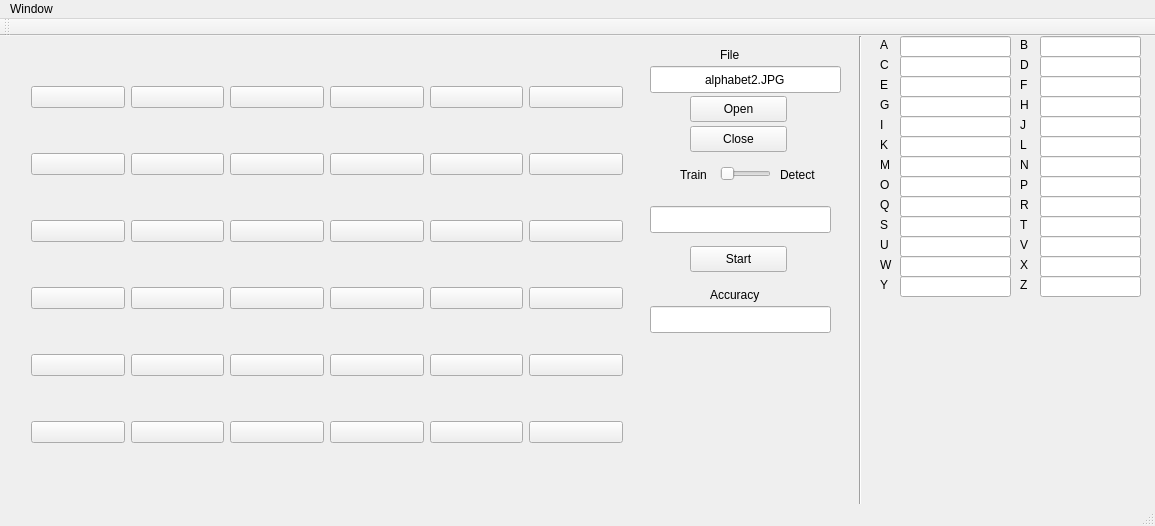
<?xml version="1.0" encoding="UTF-8"?>
<ui version="4.0">
 <class>MainWindow</class>
 <widget class="QMainWindow" name="MainWindow">
  <property name="geometry">
   <rect>
    <x>0</x>
    <y>0</y>
    <width>1155</width>
    <height>526</height>
   </rect>
  </property>
  <property name="windowTitle">
   <string>MainWindow</string>
  </property>
  <widget class="QWidget" name="centralWidget">
   <widget class="QPushButton" name="pushButton">
    <property name="geometry">
     <rect>
      <x>690</x>
      <y>60</y>
      <width>97</width>
      <height>26</height>
     </rect>
    </property>
    <property name="text">
     <string>Open</string>
    </property>
   </widget>
   <widget class="QPushButton" name="pushButton_2">
    <property name="geometry">
     <rect>
      <x>690</x>
      <y>90</y>
      <width>97</width>
      <height>26</height>
     </rect>
    </property>
    <property name="text">
     <string>Close</string>
    </property>
   </widget>
   <widget class="QWidget" name="gridLayoutWidget">
    <property name="geometry">
     <rect>
      <x>20</x>
      <y>0</y>
      <width>614</width>
      <height>461</height>
     </rect>
    </property>
    <layout class="QGridLayout" name="gridLayout" rowstretch="0,0,0,0,0,0" columnstretch="0,0,0,0,0,0">
     <item row="4" column="4">
      <widget class="QPushButton" name="pushButton_32">
       <property name="text">
        <string/>
       </property>
       <property name="iconSize">
        <size>
         <width>50</width>
         <height>50</height>
        </size>
       </property>
       <property name="checkable">
        <bool>true</bool>
       </property>
       <property name="checked">
        <bool>false</bool>
       </property>
      </widget>
     </item>
     <item row="5" column="3">
      <widget class="QPushButton" name="pushButton_37">
       <property name="text">
        <string/>
       </property>
       <property name="iconSize">
        <size>
         <width>50</width>
         <height>50</height>
        </size>
       </property>
       <property name="checkable">
        <bool>true</bool>
       </property>
       <property name="checked">
        <bool>false</bool>
       </property>
      </widget>
     </item>
     <item row="0" column="2">
      <widget class="QPushButton" name="pushButton_6">
       <property name="text">
        <string/>
       </property>
       <property name="iconSize">
        <size>
         <width>50</width>
         <height>50</height>
        </size>
       </property>
       <property name="checkable">
        <bool>true</bool>
       </property>
       <property name="checked">
        <bool>false</bool>
       </property>
      </widget>
     </item>
     <item row="3" column="0">
      <widget class="QPushButton" name="pushButton_22">
       <property name="text">
        <string/>
       </property>
       <property name="iconSize">
        <size>
         <width>50</width>
         <height>50</height>
        </size>
       </property>
       <property name="checkable">
        <bool>true</bool>
       </property>
       <property name="checked">
        <bool>false</bool>
       </property>
      </widget>
     </item>
     <item row="1" column="4">
      <widget class="QPushButton" name="pushButton_14">
       <property name="text">
        <string/>
       </property>
       <property name="iconSize">
        <size>
         <width>50</width>
         <height>50</height>
        </size>
       </property>
       <property name="checkable">
        <bool>true</bool>
       </property>
       <property name="checked">
        <bool>false</bool>
       </property>
      </widget>
     </item>
     <item row="1" column="1">
      <widget class="QPushButton" name="pushButton_11">
       <property name="text">
        <string/>
       </property>
       <property name="iconSize">
        <size>
         <width>50</width>
         <height>50</height>
        </size>
       </property>
       <property name="checkable">
        <bool>true</bool>
       </property>
       <property name="checked">
        <bool>false</bool>
       </property>
      </widget>
     </item>
     <item row="0" column="0">
      <widget class="QPushButton" name="pushButton_4">
       <property name="text">
        <string/>
       </property>
       <property name="iconSize">
        <size>
         <width>50</width>
         <height>50</height>
        </size>
       </property>
       <property name="checkable">
        <bool>true</bool>
       </property>
       <property name="checked">
        <bool>false</bool>
       </property>
      </widget>
     </item>
     <item row="2" column="2">
      <widget class="QPushButton" name="pushButton_18">
       <property name="text">
        <string/>
       </property>
       <property name="iconSize">
        <size>
         <width>50</width>
         <height>50</height>
        </size>
       </property>
       <property name="checkable">
        <bool>true</bool>
       </property>
       <property name="checked">
        <bool>false</bool>
       </property>
      </widget>
     </item>
     <item row="2" column="4">
      <widget class="QPushButton" name="pushButton_20">
       <property name="text">
        <string/>
       </property>
       <property name="iconSize">
        <size>
         <width>50</width>
         <height>50</height>
        </size>
       </property>
       <property name="checkable">
        <bool>true</bool>
       </property>
       <property name="checked">
        <bool>false</bool>
       </property>
      </widget>
     </item>
     <item row="1" column="5">
      <widget class="QPushButton" name="pushButton_15">
       <property name="text">
        <string/>
       </property>
       <property name="iconSize">
        <size>
         <width>50</width>
         <height>50</height>
        </size>
       </property>
       <property name="checkable">
        <bool>true</bool>
       </property>
       <property name="checked">
        <bool>false</bool>
       </property>
      </widget>
     </item>
     <item row="0" column="3">
      <widget class="QPushButton" name="pushButton_7">
       <property name="text">
        <string/>
       </property>
       <property name="iconSize">
        <size>
         <width>50</width>
         <height>50</height>
        </size>
       </property>
       <property name="checkable">
        <bool>true</bool>
       </property>
       <property name="checked">
        <bool>false</bool>
       </property>
      </widget>
     </item>
     <item row="1" column="0">
      <widget class="QPushButton" name="pushButton_10">
       <property name="text">
        <string/>
       </property>
       <property name="iconSize">
        <size>
         <width>50</width>
         <height>50</height>
        </size>
       </property>
       <property name="checkable">
        <bool>true</bool>
       </property>
       <property name="checked">
        <bool>false</bool>
       </property>
      </widget>
     </item>
     <item row="0" column="5">
      <widget class="QPushButton" name="pushButton_9">
       <property name="text">
        <string/>
       </property>
       <property name="iconSize">
        <size>
         <width>50</width>
         <height>50</height>
        </size>
       </property>
       <property name="checkable">
        <bool>true</bool>
       </property>
       <property name="checked">
        <bool>false</bool>
       </property>
      </widget>
     </item>
     <item row="1" column="3">
      <widget class="QPushButton" name="pushButton_13">
       <property name="text">
        <string/>
       </property>
       <property name="iconSize">
        <size>
         <width>50</width>
         <height>50</height>
        </size>
       </property>
       <property name="checkable">
        <bool>true</bool>
       </property>
       <property name="checked">
        <bool>false</bool>
       </property>
      </widget>
     </item>
     <item row="5" column="1">
      <widget class="QPushButton" name="pushButton_35">
       <property name="text">
        <string/>
       </property>
       <property name="iconSize">
        <size>
         <width>50</width>
         <height>50</height>
        </size>
       </property>
       <property name="checkable">
        <bool>true</bool>
       </property>
       <property name="checked">
        <bool>false</bool>
       </property>
      </widget>
     </item>
     <item row="3" column="4">
      <widget class="QPushButton" name="pushButton_26">
       <property name="text">
        <string/>
       </property>
       <property name="iconSize">
        <size>
         <width>50</width>
         <height>50</height>
        </size>
       </property>
       <property name="checkable">
        <bool>true</bool>
       </property>
       <property name="checked">
        <bool>false</bool>
       </property>
      </widget>
     </item>
     <item row="3" column="2">
      <widget class="QPushButton" name="pushButton_24">
       <property name="text">
        <string/>
       </property>
       <property name="iconSize">
        <size>
         <width>50</width>
         <height>50</height>
        </size>
       </property>
       <property name="checkable">
        <bool>true</bool>
       </property>
       <property name="checked">
        <bool>false</bool>
       </property>
      </widget>
     </item>
     <item row="0" column="4">
      <widget class="QPushButton" name="pushButton_8">
       <property name="text">
        <string/>
       </property>
       <property name="iconSize">
        <size>
         <width>50</width>
         <height>50</height>
        </size>
       </property>
       <property name="checkable">
        <bool>true</bool>
       </property>
       <property name="checked">
        <bool>false</bool>
       </property>
      </widget>
     </item>
     <item row="0" column="1">
      <widget class="QPushButton" name="pushButton_5">
       <property name="text">
        <string/>
       </property>
       <property name="iconSize">
        <size>
         <width>50</width>
         <height>50</height>
        </size>
       </property>
       <property name="checkable">
        <bool>true</bool>
       </property>
       <property name="checked">
        <bool>false</bool>
       </property>
      </widget>
     </item>
     <item row="4" column="5">
      <widget class="QPushButton" name="pushButton_33">
       <property name="text">
        <string/>
       </property>
       <property name="iconSize">
        <size>
         <width>50</width>
         <height>50</height>
        </size>
       </property>
       <property name="checkable">
        <bool>true</bool>
       </property>
       <property name="checked">
        <bool>false</bool>
       </property>
      </widget>
     </item>
     <item row="5" column="0">
      <widget class="QPushButton" name="pushButton_34">
       <property name="text">
        <string/>
       </property>
       <property name="iconSize">
        <size>
         <width>50</width>
         <height>50</height>
        </size>
       </property>
       <property name="checkable">
        <bool>true</bool>
       </property>
       <property name="checked">
        <bool>false</bool>
       </property>
      </widget>
     </item>
     <item row="4" column="0">
      <widget class="QPushButton" name="pushButton_28">
       <property name="text">
        <string/>
       </property>
       <property name="iconSize">
        <size>
         <width>50</width>
         <height>50</height>
        </size>
       </property>
       <property name="checkable">
        <bool>true</bool>
       </property>
       <property name="checked">
        <bool>false</bool>
       </property>
      </widget>
     </item>
     <item row="2" column="0">
      <widget class="QPushButton" name="pushButton_16">
       <property name="text">
        <string/>
       </property>
       <property name="iconSize">
        <size>
         <width>50</width>
         <height>50</height>
        </size>
       </property>
       <property name="checkable">
        <bool>true</bool>
       </property>
       <property name="checked">
        <bool>false</bool>
       </property>
      </widget>
     </item>
     <item row="3" column="3">
      <widget class="QPushButton" name="pushButton_25">
       <property name="text">
        <string/>
       </property>
       <property name="iconSize">
        <size>
         <width>50</width>
         <height>50</height>
        </size>
       </property>
       <property name="checkable">
        <bool>true</bool>
       </property>
       <property name="checked">
        <bool>false</bool>
       </property>
      </widget>
     </item>
     <item row="3" column="5">
      <widget class="QPushButton" name="pushButton_27">
       <property name="text">
        <string/>
       </property>
       <property name="iconSize">
        <size>
         <width>50</width>
         <height>50</height>
        </size>
       </property>
       <property name="checkable">
        <bool>true</bool>
       </property>
       <property name="checked">
        <bool>false</bool>
       </property>
      </widget>
     </item>
     <item row="4" column="3">
      <widget class="QPushButton" name="pushButton_31">
       <property name="text">
        <string/>
       </property>
       <property name="iconSize">
        <size>
         <width>50</width>
         <height>50</height>
        </size>
       </property>
       <property name="checkable">
        <bool>true</bool>
       </property>
       <property name="checked">
        <bool>false</bool>
       </property>
      </widget>
     </item>
     <item row="2" column="3">
      <widget class="QPushButton" name="pushButton_19">
       <property name="text">
        <string/>
       </property>
       <property name="iconSize">
        <size>
         <width>50</width>
         <height>50</height>
        </size>
       </property>
       <property name="checkable">
        <bool>true</bool>
       </property>
       <property name="checked">
        <bool>false</bool>
       </property>
      </widget>
     </item>
     <item row="2" column="1">
      <widget class="QPushButton" name="pushButton_17">
       <property name="text">
        <string/>
       </property>
       <property name="iconSize">
        <size>
         <width>50</width>
         <height>50</height>
        </size>
       </property>
       <property name="checkable">
        <bool>true</bool>
       </property>
       <property name="checked">
        <bool>false</bool>
       </property>
      </widget>
     </item>
     <item row="5" column="2">
      <widget class="QPushButton" name="pushButton_36">
       <property name="text">
        <string/>
       </property>
       <property name="iconSize">
        <size>
         <width>50</width>
         <height>50</height>
        </size>
       </property>
       <property name="checkable">
        <bool>true</bool>
       </property>
       <property name="checked">
        <bool>false</bool>
       </property>
      </widget>
     </item>
     <item row="1" column="2">
      <widget class="QPushButton" name="pushButton_12">
       <property name="text">
        <string/>
       </property>
       <property name="iconSize">
        <size>
         <width>50</width>
         <height>50</height>
        </size>
       </property>
       <property name="checkable">
        <bool>true</bool>
       </property>
       <property name="checked">
        <bool>false</bool>
       </property>
      </widget>
     </item>
     <item row="5" column="4">
      <widget class="QPushButton" name="pushButton_38">
       <property name="text">
        <string/>
       </property>
       <property name="iconSize">
        <size>
         <width>50</width>
         <height>50</height>
        </size>
       </property>
       <property name="checkable">
        <bool>true</bool>
       </property>
       <property name="checked">
        <bool>false</bool>
       </property>
      </widget>
     </item>
     <item row="5" column="5">
      <widget class="QPushButton" name="pushButton_39">
       <property name="text">
        <string/>
       </property>
       <property name="iconSize">
        <size>
         <width>50</width>
         <height>50</height>
        </size>
       </property>
       <property name="checkable">
        <bool>true</bool>
       </property>
       <property name="checked">
        <bool>false</bool>
       </property>
      </widget>
     </item>
     <item row="3" column="1">
      <widget class="QPushButton" name="pushButton_23">
       <property name="text">
        <string/>
       </property>
       <property name="iconSize">
        <size>
         <width>50</width>
         <height>50</height>
        </size>
       </property>
       <property name="checkable">
        <bool>true</bool>
       </property>
       <property name="checked">
        <bool>false</bool>
       </property>
      </widget>
     </item>
     <item row="4" column="1">
      <widget class="QPushButton" name="pushButton_29">
       <property name="text">
        <string/>
       </property>
       <property name="iconSize">
        <size>
         <width>50</width>
         <height>50</height>
        </size>
       </property>
       <property name="checkable">
        <bool>true</bool>
       </property>
       <property name="checked">
        <bool>false</bool>
       </property>
      </widget>
     </item>
     <item row="4" column="2">
      <widget class="QPushButton" name="pushButton_30">
       <property name="text">
        <string/>
       </property>
       <property name="iconSize">
        <size>
         <width>50</width>
         <height>50</height>
        </size>
       </property>
       <property name="checkable">
        <bool>true</bool>
       </property>
       <property name="checked">
        <bool>false</bool>
       </property>
      </widget>
     </item>
     <item row="2" column="5">
      <widget class="QPushButton" name="pushButton_21">
       <property name="text">
        <string/>
       </property>
       <property name="iconSize">
        <size>
         <width>50</width>
         <height>50</height>
        </size>
       </property>
       <property name="checkable">
        <bool>true</bool>
       </property>
       <property name="checked">
        <bool>false</bool>
       </property>
      </widget>
     </item>
    </layout>
   </widget>
   <widget class="QSlider" name="horizontalSlider">
    <property name="geometry">
     <rect>
      <x>720</x>
      <y>130</y>
      <width>51</width>
      <height>16</height>
     </rect>
    </property>
    <property name="maximum">
     <number>1</number>
    </property>
    <property name="orientation">
     <enum>Qt::Horizontal</enum>
    </property>
   </widget>
   <widget class="QLineEdit" name="lineEdit">
    <property name="geometry">
     <rect>
      <x>650</x>
      <y>170</y>
      <width>181</width>
      <height>27</height>
     </rect>
    </property>
    <property name="text">
     <string/>
    </property>
   </widget>
   <widget class="QLabel" name="label">
    <property name="geometry">
     <rect>
      <x>680</x>
      <y>130</y>
      <width>41</width>
      <height>17</height>
     </rect>
    </property>
    <property name="text">
     <string>Train</string>
    </property>
   </widget>
   <widget class="QLabel" name="label_2">
    <property name="geometry">
     <rect>
      <x>780</x>
      <y>130</y>
      <width>67</width>
      <height>17</height>
     </rect>
    </property>
    <property name="text">
     <string>Detect</string>
    </property>
   </widget>
   <widget class="QPushButton" name="pushButton_3">
    <property name="geometry">
     <rect>
      <x>690</x>
      <y>210</y>
      <width>97</width>
      <height>26</height>
     </rect>
    </property>
    <property name="text">
     <string>Start</string>
    </property>
   </widget>
   <widget class="QLineEdit" name="lineEdit_2">
    <property name="geometry">
     <rect>
      <x>650</x>
      <y>30</y>
      <width>191</width>
      <height>27</height>
     </rect>
    </property>
    <property name="text">
     <string>alphabet2.JPG</string>
    </property>
    <property name="alignment">
     <set>Qt::AlignCenter</set>
    </property>
   </widget>
   <widget class="QLabel" name="label_3">
    <property name="geometry">
     <rect>
      <x>720</x>
      <y>10</y>
      <width>41</width>
      <height>17</height>
     </rect>
    </property>
    <property name="text">
     <string>File</string>
    </property>
   </widget>
   <widget class="QLabel" name="label_4">
    <property name="geometry">
     <rect>
      <x>710</x>
      <y>250</y>
      <width>67</width>
      <height>17</height>
     </rect>
    </property>
    <property name="text">
     <string>Accuracy</string>
    </property>
   </widget>
   <widget class="QLineEdit" name="lineEdit_3">
    <property name="geometry">
     <rect>
      <x>650</x>
      <y>270</y>
      <width>181</width>
      <height>27</height>
     </rect>
    </property>
    <property name="text">
     <string/>
    </property>
    <property name="alignment">
     <set>Qt::AlignCenter</set>
    </property>
   </widget>
   <widget class="Line" name="line">
    <property name="geometry">
     <rect>
      <x>850</x>
      <y>0</y>
      <width>20</width>
      <height>491</height>
     </rect>
    </property>
    <property name="orientation">
     <enum>Qt::Vertical</enum>
    </property>
   </widget>
   <widget class="QLabel" name="label_5">
    <property name="geometry">
     <rect>
      <x>880</x>
      <y>0</y>
      <width>16</width>
      <height>17</height>
     </rect>
    </property>
    <property name="text">
     <string>A</string>
    </property>
   </widget>
   <widget class="QLineEdit" name="lineEdit_4">
    <property name="geometry">
     <rect>
      <x>900</x>
      <y>0</y>
      <width>111</width>
      <height>21</height>
     </rect>
    </property>
    <property name="text">
     <string/>
    </property>
   </widget>
   <widget class="QLabel" name="label_6">
    <property name="geometry">
     <rect>
      <x>1020</x>
      <y>0</y>
      <width>16</width>
      <height>17</height>
     </rect>
    </property>
    <property name="text">
     <string>B</string>
    </property>
   </widget>
   <widget class="QLineEdit" name="lineEdit_5">
    <property name="geometry">
     <rect>
      <x>1040</x>
      <y>0</y>
      <width>101</width>
      <height>21</height>
     </rect>
    </property>
    <property name="text">
     <string/>
    </property>
   </widget>
   <widget class="QLabel" name="label_7">
    <property name="geometry">
     <rect>
      <x>880</x>
      <y>20</y>
      <width>16</width>
      <height>17</height>
     </rect>
    </property>
    <property name="text">
     <string>C</string>
    </property>
   </widget>
   <widget class="QLineEdit" name="lineEdit_6">
    <property name="geometry">
     <rect>
      <x>900</x>
      <y>20</y>
      <width>111</width>
      <height>21</height>
     </rect>
    </property>
    <property name="text">
     <string/>
    </property>
   </widget>
   <widget class="QLabel" name="label_8">
    <property name="geometry">
     <rect>
      <x>1020</x>
      <y>20</y>
      <width>16</width>
      <height>17</height>
     </rect>
    </property>
    <property name="text">
     <string>D</string>
    </property>
   </widget>
   <widget class="QLineEdit" name="lineEdit_7">
    <property name="geometry">
     <rect>
      <x>1040</x>
      <y>20</y>
      <width>101</width>
      <height>21</height>
     </rect>
    </property>
    <property name="text">
     <string/>
    </property>
   </widget>
   <widget class="QLabel" name="label_9">
    <property name="geometry">
     <rect>
      <x>880</x>
      <y>40</y>
      <width>16</width>
      <height>17</height>
     </rect>
    </property>
    <property name="text">
     <string>E</string>
    </property>
   </widget>
   <widget class="QLineEdit" name="lineEdit_8">
    <property name="geometry">
     <rect>
      <x>900</x>
      <y>40</y>
      <width>111</width>
      <height>21</height>
     </rect>
    </property>
    <property name="text">
     <string/>
    </property>
   </widget>
   <widget class="QLabel" name="label_10">
    <property name="geometry">
     <rect>
      <x>1020</x>
      <y>40</y>
      <width>16</width>
      <height>17</height>
     </rect>
    </property>
    <property name="text">
     <string>F</string>
    </property>
   </widget>
   <widget class="QLineEdit" name="lineEdit_9">
    <property name="geometry">
     <rect>
      <x>1040</x>
      <y>40</y>
      <width>101</width>
      <height>21</height>
     </rect>
    </property>
    <property name="text">
     <string/>
    </property>
   </widget>
   <widget class="QLabel" name="label_11">
    <property name="geometry">
     <rect>
      <x>880</x>
      <y>60</y>
      <width>16</width>
      <height>17</height>
     </rect>
    </property>
    <property name="text">
     <string>G</string>
    </property>
   </widget>
   <widget class="QLineEdit" name="lineEdit_10">
    <property name="geometry">
     <rect>
      <x>900</x>
      <y>60</y>
      <width>111</width>
      <height>21</height>
     </rect>
    </property>
    <property name="text">
     <string/>
    </property>
   </widget>
   <widget class="QLabel" name="label_12">
    <property name="geometry">
     <rect>
      <x>1020</x>
      <y>60</y>
      <width>16</width>
      <height>17</height>
     </rect>
    </property>
    <property name="text">
     <string>H</string>
    </property>
   </widget>
   <widget class="QLineEdit" name="lineEdit_11">
    <property name="geometry">
     <rect>
      <x>1040</x>
      <y>60</y>
      <width>101</width>
      <height>21</height>
     </rect>
    </property>
    <property name="text">
     <string/>
    </property>
   </widget>
   <widget class="QLabel" name="label_13">
    <property name="geometry">
     <rect>
      <x>880</x>
      <y>80</y>
      <width>16</width>
      <height>17</height>
     </rect>
    </property>
    <property name="text">
     <string>I</string>
    </property>
    <property name="alignment">
     <set>Qt::AlignLeading|Qt::AlignLeft|Qt::AlignVCenter</set>
    </property>
   </widget>
   <widget class="QLineEdit" name="lineEdit_12">
    <property name="geometry">
     <rect>
      <x>900</x>
      <y>80</y>
      <width>111</width>
      <height>21</height>
     </rect>
    </property>
    <property name="text">
     <string/>
    </property>
   </widget>
   <widget class="QLabel" name="label_14">
    <property name="geometry">
     <rect>
      <x>1020</x>
      <y>80</y>
      <width>16</width>
      <height>17</height>
     </rect>
    </property>
    <property name="text">
     <string>J</string>
    </property>
   </widget>
   <widget class="QLineEdit" name="lineEdit_13">
    <property name="geometry">
     <rect>
      <x>1040</x>
      <y>80</y>
      <width>101</width>
      <height>21</height>
     </rect>
    </property>
    <property name="text">
     <string/>
    </property>
   </widget>
   <widget class="QLabel" name="label_15">
    <property name="geometry">
     <rect>
      <x>880</x>
      <y>100</y>
      <width>16</width>
      <height>17</height>
     </rect>
    </property>
    <property name="text">
     <string>K</string>
    </property>
   </widget>
   <widget class="QLineEdit" name="lineEdit_14">
    <property name="geometry">
     <rect>
      <x>900</x>
      <y>100</y>
      <width>111</width>
      <height>21</height>
     </rect>
    </property>
    <property name="text">
     <string/>
    </property>
   </widget>
   <widget class="QLabel" name="label_16">
    <property name="geometry">
     <rect>
      <x>1020</x>
      <y>100</y>
      <width>16</width>
      <height>17</height>
     </rect>
    </property>
    <property name="text">
     <string>L</string>
    </property>
   </widget>
   <widget class="QLineEdit" name="lineEdit_15">
    <property name="geometry">
     <rect>
      <x>1040</x>
      <y>100</y>
      <width>101</width>
      <height>21</height>
     </rect>
    </property>
    <property name="text">
     <string/>
    </property>
   </widget>
   <widget class="QLabel" name="label_17">
    <property name="geometry">
     <rect>
      <x>880</x>
      <y>120</y>
      <width>16</width>
      <height>17</height>
     </rect>
    </property>
    <property name="text">
     <string>M</string>
    </property>
   </widget>
   <widget class="QLineEdit" name="lineEdit_16">
    <property name="geometry">
     <rect>
      <x>900</x>
      <y>120</y>
      <width>111</width>
      <height>21</height>
     </rect>
    </property>
    <property name="text">
     <string/>
    </property>
   </widget>
   <widget class="QLabel" name="label_18">
    <property name="geometry">
     <rect>
      <x>1020</x>
      <y>120</y>
      <width>16</width>
      <height>17</height>
     </rect>
    </property>
    <property name="text">
     <string>N</string>
    </property>
   </widget>
   <widget class="QLineEdit" name="lineEdit_17">
    <property name="geometry">
     <rect>
      <x>1040</x>
      <y>120</y>
      <width>101</width>
      <height>21</height>
     </rect>
    </property>
    <property name="text">
     <string/>
    </property>
   </widget>
   <widget class="QLabel" name="label_19">
    <property name="geometry">
     <rect>
      <x>880</x>
      <y>140</y>
      <width>16</width>
      <height>17</height>
     </rect>
    </property>
    <property name="text">
     <string>O</string>
    </property>
   </widget>
   <widget class="QLineEdit" name="lineEdit_18">
    <property name="geometry">
     <rect>
      <x>900</x>
      <y>140</y>
      <width>111</width>
      <height>21</height>
     </rect>
    </property>
    <property name="text">
     <string/>
    </property>
   </widget>
   <widget class="QLabel" name="label_20">
    <property name="geometry">
     <rect>
      <x>1020</x>
      <y>140</y>
      <width>16</width>
      <height>17</height>
     </rect>
    </property>
    <property name="text">
     <string>P</string>
    </property>
   </widget>
   <widget class="QLineEdit" name="lineEdit_19">
    <property name="geometry">
     <rect>
      <x>1040</x>
      <y>140</y>
      <width>101</width>
      <height>21</height>
     </rect>
    </property>
    <property name="text">
     <string/>
    </property>
   </widget>
   <widget class="QLabel" name="label_21">
    <property name="geometry">
     <rect>
      <x>880</x>
      <y>160</y>
      <width>16</width>
      <height>17</height>
     </rect>
    </property>
    <property name="text">
     <string>Q</string>
    </property>
   </widget>
   <widget class="QLineEdit" name="lineEdit_20">
    <property name="geometry">
     <rect>
      <x>900</x>
      <y>160</y>
      <width>111</width>
      <height>21</height>
     </rect>
    </property>
    <property name="text">
     <string/>
    </property>
   </widget>
   <widget class="QLabel" name="label_22">
    <property name="geometry">
     <rect>
      <x>1020</x>
      <y>160</y>
      <width>16</width>
      <height>17</height>
     </rect>
    </property>
    <property name="text">
     <string>R</string>
    </property>
   </widget>
   <widget class="QLineEdit" name="lineEdit_21">
    <property name="geometry">
     <rect>
      <x>1040</x>
      <y>160</y>
      <width>101</width>
      <height>21</height>
     </rect>
    </property>
    <property name="text">
     <string/>
    </property>
   </widget>
   <widget class="QLabel" name="label_23">
    <property name="geometry">
     <rect>
      <x>880</x>
      <y>180</y>
      <width>16</width>
      <height>17</height>
     </rect>
    </property>
    <property name="text">
     <string>S</string>
    </property>
   </widget>
   <widget class="QLineEdit" name="lineEdit_22">
    <property name="geometry">
     <rect>
      <x>900</x>
      <y>180</y>
      <width>111</width>
      <height>21</height>
     </rect>
    </property>
    <property name="text">
     <string/>
    </property>
   </widget>
   <widget class="QLabel" name="label_24">
    <property name="geometry">
     <rect>
      <x>1020</x>
      <y>180</y>
      <width>16</width>
      <height>17</height>
     </rect>
    </property>
    <property name="text">
     <string>T</string>
    </property>
   </widget>
   <widget class="QLineEdit" name="lineEdit_23">
    <property name="geometry">
     <rect>
      <x>1040</x>
      <y>180</y>
      <width>101</width>
      <height>21</height>
     </rect>
    </property>
    <property name="text">
     <string/>
    </property>
   </widget>
   <widget class="QLabel" name="label_25">
    <property name="geometry">
     <rect>
      <x>880</x>
      <y>200</y>
      <width>16</width>
      <height>17</height>
     </rect>
    </property>
    <property name="text">
     <string>U</string>
    </property>
   </widget>
   <widget class="QLineEdit" name="lineEdit_24">
    <property name="geometry">
     <rect>
      <x>900</x>
      <y>200</y>
      <width>111</width>
      <height>21</height>
     </rect>
    </property>
    <property name="text">
     <string/>
    </property>
   </widget>
   <widget class="QLabel" name="label_26">
    <property name="geometry">
     <rect>
      <x>1020</x>
      <y>200</y>
      <width>16</width>
      <height>17</height>
     </rect>
    </property>
    <property name="text">
     <string>V</string>
    </property>
   </widget>
   <widget class="QLineEdit" name="lineEdit_25">
    <property name="geometry">
     <rect>
      <x>1040</x>
      <y>200</y>
      <width>101</width>
      <height>21</height>
     </rect>
    </property>
    <property name="text">
     <string/>
    </property>
   </widget>
   <widget class="QLabel" name="label_27">
    <property name="geometry">
     <rect>
      <x>880</x>
      <y>220</y>
      <width>16</width>
      <height>17</height>
     </rect>
    </property>
    <property name="text">
     <string>W</string>
    </property>
   </widget>
   <widget class="QLineEdit" name="lineEdit_26">
    <property name="geometry">
     <rect>
      <x>900</x>
      <y>220</y>
      <width>111</width>
      <height>21</height>
     </rect>
    </property>
    <property name="text">
     <string/>
    </property>
   </widget>
   <widget class="QLabel" name="label_28">
    <property name="geometry">
     <rect>
      <x>1020</x>
      <y>220</y>
      <width>16</width>
      <height>17</height>
     </rect>
    </property>
    <property name="text">
     <string>X</string>
    </property>
   </widget>
   <widget class="QLineEdit" name="lineEdit_27">
    <property name="geometry">
     <rect>
      <x>1040</x>
      <y>220</y>
      <width>101</width>
      <height>21</height>
     </rect>
    </property>
    <property name="text">
     <string/>
    </property>
   </widget>
   <widget class="QLabel" name="label_29">
    <property name="geometry">
     <rect>
      <x>880</x>
      <y>240</y>
      <width>16</width>
      <height>17</height>
     </rect>
    </property>
    <property name="text">
     <string>Y</string>
    </property>
   </widget>
   <widget class="QLineEdit" name="lineEdit_28">
    <property name="geometry">
     <rect>
      <x>900</x>
      <y>240</y>
      <width>111</width>
      <height>21</height>
     </rect>
    </property>
    <property name="text">
     <string/>
    </property>
   </widget>
   <widget class="QLabel" name="label_30">
    <property name="geometry">
     <rect>
      <x>1020</x>
      <y>240</y>
      <width>16</width>
      <height>17</height>
     </rect>
    </property>
    <property name="text">
     <string>Z</string>
    </property>
   </widget>
   <widget class="QLineEdit" name="lineEdit_29">
    <property name="geometry">
     <rect>
      <x>1040</x>
      <y>240</y>
      <width>101</width>
      <height>21</height>
     </rect>
    </property>
    <property name="text">
     <string/>
    </property>
   </widget>
  </widget>
  <widget class="QMenuBar" name="menuBar">
   <property name="geometry">
    <rect>
     <x>0</x>
     <y>0</y>
     <width>1155</width>
     <height>25</height>
    </rect>
   </property>
   <widget class="QMenu" name="menuWindow">
    <property name="title">
     <string>Window</string>
    </property>
   </widget>
   <addaction name="menuWindow"/>
  </widget>
  <widget class="QToolBar" name="mainToolBar">
   <attribute name="toolBarArea">
    <enum>TopToolBarArea</enum>
   </attribute>
   <attribute name="toolBarBreak">
    <bool>false</bool>
   </attribute>
  </widget>
  <widget class="QStatusBar" name="statusBar"/>
 </widget>
 <layoutdefault spacing="6" margin="11"/>
 <resources/>
 <connections/>
</ui>
